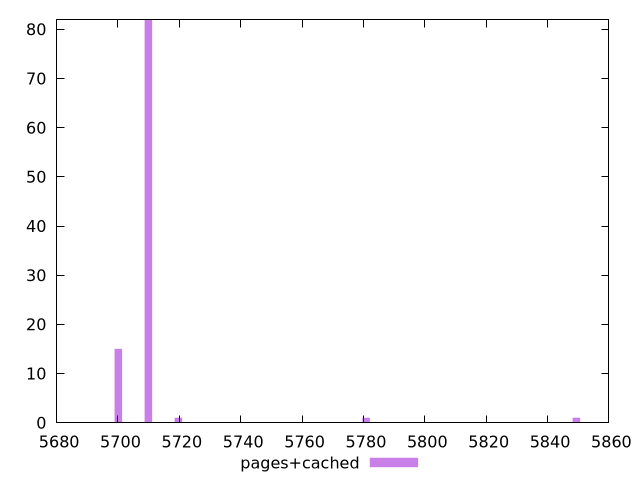

Recreate this plot in gnuplot.
$_pagesCached <<EOF
5849.404328543565 1
5700.109908442662 15
5780.875742267741 1
5709.899706482066 82
5719.689504521469 1
EOF
set key outside below
set terminal pngcairo
set output "report_00004_2020-11-02T20-21-41.718Z/uses-text-compression/pages+cached//raw_hist.png"
set yrange [0:82]
set boxwidth 2.447449509850864
set style fill transparent solid 0.5 noborder
plot $_pagesCached title "pages+cached" with boxes ,
